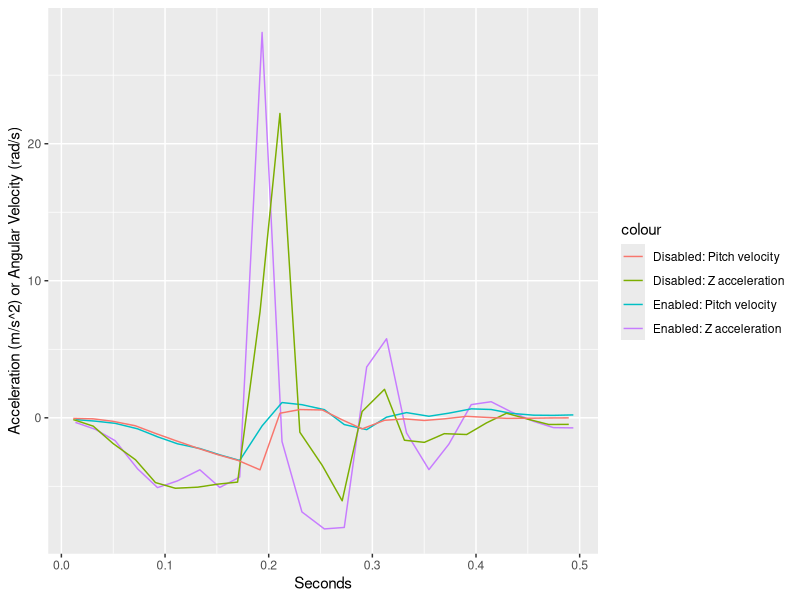

This figure's R source:
rm(list=ls())

library(ggplot2)

col_names <-  c("micros", "gx", "gy", "gz", "ax", "ay", "az")
gravity <- 9.81

drop_enabled <- read.table("logs/Drop/2025-04-06T18-01-36-501567 drop enabled.csv", sep=",", col.names=col_names)
drop_enabled$seconds <- drop_enabled$micros / 1e6
enabled_start <- 306.8
drop_enabled <- subset(drop_enabled, seconds > enabled_start & seconds < enabled_start + 0.5)

# plot <- ggplot(drop_enabled, aes(x=seconds)) +
#     geom_line(aes(y=az-9.81, color="Z acceleration")) +
#     geom_line(aes(y=gy, color="Pitch velocity"))
# print(plot)


drop_disabled <- read.table("logs/Drop/2025-04-06T18-02-32-985032 drop disabled.csv", sep=",", col.names=col_names)
drop_disabled$seconds <- drop_disabled$micros / 1e6
disabled_start <- 364.98
drop_disabled <- subset(drop_disabled, seconds > disabled_start & seconds < disabled_start + 0.5)

# plot <- ggplot(drop_disabled, aes(x=seconds)) +
#     geom_line(aes(y=az-9.81, color="Z acceleration")) +
#     geom_line(aes(y=gy, color="Pitch velocity"))
#print(plot)

plot <- ggplot() + xlab("Seconds") + ylab("Acceleration (m/s^2) or Angular Velocity (rad/s)") +
    geom_line(aes(x=seconds-enabled_start, y=az-gravity, color="Enabled: Z acceleration"), data=drop_enabled) +
    #geom_line(aes(x=seconds-enabled_start, y=ax, color="Enabled: X acceleration"), data=drop_enabled) +
    geom_line(aes(x=seconds-enabled_start, y=gy, color="Enabled: Pitch velocity"), data=drop_enabled) + 
    geom_line(aes(x=seconds-disabled_start, y=az-gravity, color="Disabled: Z acceleration"), data=drop_disabled) +
    #geom_line(aes(x=seconds-disabled_start, y=ax, color="Disabled: X acceleration"), data=drop_disabled) +
    geom_line(aes(x=seconds-disabled_start, y=gy, color="Disabled: Pitch velocity"), data=drop_disabled)
print(plot)